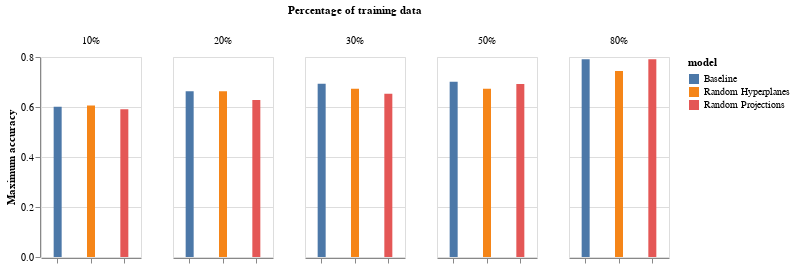

Notebook source saved alongside this figure:
### Code cell
generate_bar_chart(df, 'max_accuracy:Q', 'Maximum accuracy')

### Figure 1 — Vega-Lite specification as saved in the notebook (floating-point values rounded to 4 significant figures)
{"config": {"view": {"continuousWidth": 400, "continuousHeight": 300}}, "data": {"name": "data-18da0995f68e5fdc92735c077d9fa98f"}, "mark": {"type": "bar", "width": 8}, "encoding": {"color": {"field": "model", "type": "nominal"}, "column": {"field": "size", "spacing": 30, "title": "Percentage of training data", "type": "nominal"}, "tooltip": [{"field": "avg_accuracy", "format": ".3f", "type": "quantitative"}, {"field": "model", "type": "nominal"}], "x": {"axis": {"labels": false, "title": null}, "field": "model", "type": "nominal"}, "y": {"field": "max_accuracy", "title": "Maximum accuracy", "type": "quantitative"}}, "height": 200, "width": 100, "$schema": "https://vega.github.io/schema/vega-lite/v4.17.0.json", "datasets": {"data-18da0995f68e5fdc92735c077d9fa98f": [{"problem": "Glass", "size": "80%", "model": "Baseline", "accuracy_1": 0.7907, "accuracy_2": 0.5581, "accuracy_3": 0.7209, "accuracy_4": 0.7442, "accuracy_5": 0.6512, "min_accuracy": 0.5581, "max_accuracy": 0.7907, "avg_accuracy": 0.693}, {"problem": "Glass", "size": "80%", "model": "Random Projections", "accuracy_1": 0.7907, "accuracy_2": 0.5581, "accuracy_3": 0.6977, "accuracy_4": 0.7209, "accuracy_5": 0.6279, "min_accuracy": 0.5581, "max_accuracy": 0.7907, "avg_accuracy": 0.6791}, {"problem": "Glass", "size": "80%", "model": "Random Hyperplanes", "accuracy_1": 0.7442, "accuracy_2": 0.6047, "accuracy_3": 0.6512, "accuracy_4": 0.7442, "accuracy_5": 0.6047, "min_accuracy": 0.6047, "max_accuracy": 0.7442, "avg_accuracy": 0.6698}, {"problem": "Glass", "size": "50%", "model": "Baseline", "accuracy_1": 0.6542, "accuracy_2": 0.6729, "accuracy_3": 0.6542, "accuracy_4": 0.7009, "accuracy_5": 0.5794, "min_accuracy": 0.5794, "max_accuracy": 0.7009, "avg_accuracy": 0.6523}, {"problem": "Glass", "size": "50%", "model": "Random Projections", "accuracy_1": 0.6729, "accuracy_2": 0.6916, "accuracy_3": 0.6449, "accuracy_4": 0.6822, "accuracy_5": 0.6262, "min_accuracy": 0.6262, "max_accuracy": 0.6916, "avg_accuracy": 0.6636}, {"problem": "Glass", "size": "50%", "model": "Random Hyperplanes", "accuracy_1": 0.6542, "accuracy_2": 0.6729, "accuracy_3": 0.5981, "accuracy_4": 0.6542, "accuracy_5": 0.5794, "min_accuracy": 0.5794, "max_accuracy": 0.6729, "avg_accuracy": 0.6318}, {"problem": "Glass", "size": "30%", "model": "Baseline", "accuracy_1": 0.6533, "accuracy_2": 0.5867, "accuracy_3": 0.6933, "accuracy_4": 0.6067, "accuracy_5": 0.6267, "min_accuracy": 0.5867, "max_accuracy": 0.6933, "avg_accuracy": 0.6333}, {"problem": "Glass", "size": "30%", "model": "Random Projections", "accuracy_1": 0.6533, "accuracy_2": 0.5867, "accuracy_3": 0.6133, "accuracy_4": 0.62, "accuracy_5": 0.5533, "min_accuracy": 0.5533, "max_accuracy": 0.6533, "avg_accuracy": 0.6053}, {"problem": "Glass", "size": "30%", "model": "Random Hyperplanes", "accuracy_1": 0.6733, "accuracy_2": 0.4533, "accuracy_3": 0.6533, "accuracy_4": 0.6067, "accuracy_5": 0.6533, "min_accuracy": 0.4533, "max_accuracy": 0.6733, "avg_accuracy": 0.608}, {"problem": "Glass", "size": "20%", "model": "Baseline", "accuracy_1": 0.6047, "accuracy_2": 0.5988, "accuracy_3": 0.6628, "accuracy_4": 0.5523, "accuracy_5": 0.5988, "min_accuracy": 0.5523, "max_accuracy": 0.6628, "avg_accuracy": 0.6035}, {"problem": "Glass", "size": "20%", "model": "Random Projections", "accuracy_1": 0.593, "accuracy_2": 0.6221, "accuracy_3": 0.6279, "accuracy_4": 0.5465, "accuracy_5": 0.4826, "min_accuracy": 0.4826, "max_accuracy": 0.6279, "avg_accuracy": 0.5744}, {"problem": "Glass", "size": "20%", "model": "Random Hyperplanes", "accuracy_1": 0.593, "accuracy_2": 0.6163, "accuracy_3": 0.6628, "accuracy_4": 0.4244, "accuracy_5": 0.4186, "min_accuracy": 0.4186, "max_accuracy": 0.6628, "avg_accuracy": 0.543}, {"problem": "Glass", "size": "10%", "model": "Baseline", "accuracy_1": 0.4352, "accuracy_2": 0.601, "accuracy_3": 0.4456, "accuracy_4": 0.4456, "accuracy_5": 0.4249, "min_accuracy": 0.4249, "max_accuracy": 0.601, "avg_accuracy": 0.4705}, {"problem": "Glass", "size": "10%", "model": "Random Projections", "accuracy_1": 0.4456, "accuracy_2": 0.5907, "accuracy_3": 0.4456, "accuracy_4": 0.5078, "accuracy_5": 0.399, "min_accuracy": 0.399, "max_accuracy": 0.5907, "avg_accuracy": 0.4777}, {"problem": "Glass", "size": "10%", "model": "Random Hyperplanes", "accuracy_1": 0.4249, "accuracy_2": 0.6062, "accuracy_3": 0.5181, "accuracy_4": 0.4041, "accuracy_5": 0.3057, "min_accuracy": 0.3057, "max_accuracy": 0.6062, "avg_accuracy": 0.4518}]}}
